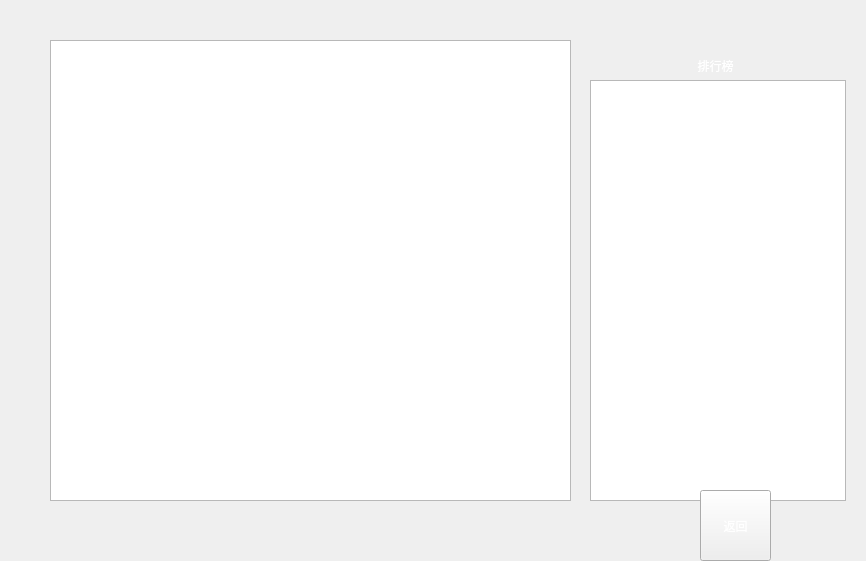
<?xml version="1.0" encoding="UTF-8"?>
<ui version="4.0">
 <class>record</class>
 <widget class="QWidget" name="record">
  <property name="geometry">
   <rect>
    <x>0</x>
    <y>0</y>
    <width>866</width>
    <height>561</height>
   </rect>
  </property>
  <property name="windowTitle">
   <string>Form</string>
  </property>
  <property name="styleSheet">
   <string notr="true"/>
  </property>
  <widget class="QTextBrowser" name="textBrowser">
   <property name="geometry">
    <rect>
     <x>50</x>
     <y>40</y>
     <width>521</width>
     <height>461</height>
    </rect>
   </property>
   <property name="styleSheet">
    <string notr="true"/>
   </property>
  </widget>
  <widget class="QTextBrowser" name="textBrowser_2">
   <property name="geometry">
    <rect>
     <x>590</x>
     <y>80</y>
     <width>256</width>
     <height>421</height>
    </rect>
   </property>
  </widget>
  <widget class="QLabel" name="label">
   <property name="geometry">
    <rect>
     <x>640</x>
     <y>20</y>
     <width>151</width>
     <height>91</height>
    </rect>
   </property>
   <property name="styleSheet">
    <string notr="true">border-image: url(:/image/setting/score.png);
font: 22pt &quot;华文行楷&quot;;
color: rgb(255, 255, 255);</string>
   </property>
   <property name="text">
    <string>排行榜</string>
   </property>
   <property name="alignment">
    <set>Qt::AlignCenter</set>
   </property>
  </widget>
  <widget class="QPushButton" name="pushButton">
   <property name="geometry">
    <rect>
     <x>700</x>
     <y>490</y>
     <width>71</width>
     <height>71</height>
    </rect>
   </property>
   <property name="styleSheet">
    <string notr="true">border-image: url(:/image/setting/nandu.png);
color: rgb(255, 255, 255);
font: 20pt &quot;华文行楷&quot;;</string>
   </property>
   <property name="text">
    <string>返回</string>
   </property>
  </widget>
 </widget>
 <resources/>
 <connections/>
</ui>
